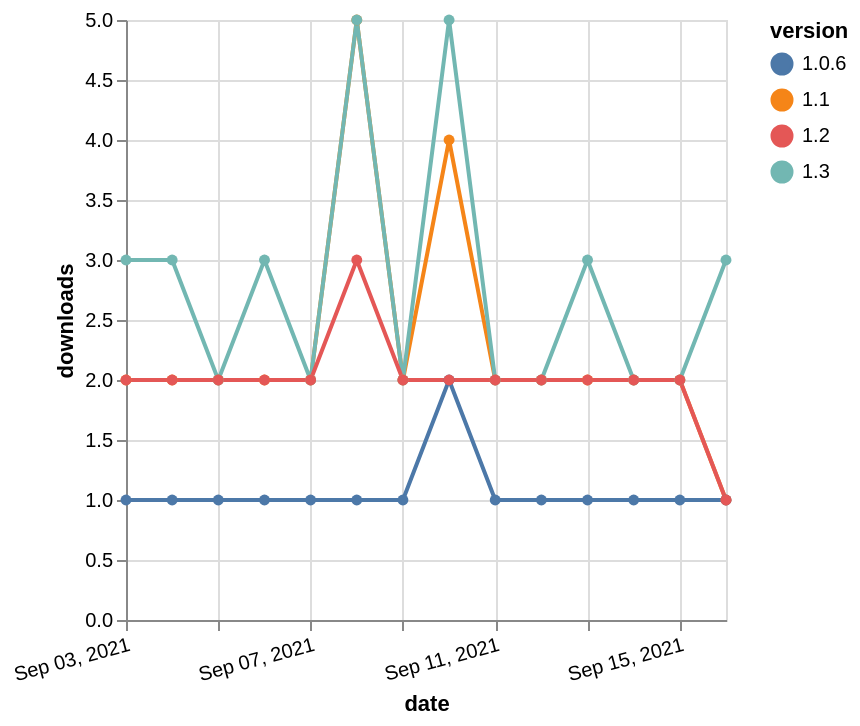

Express this chart as Vega-Lite.
### Vega-Lite specification from a JSON file in a GitHub repository (floating-point values rounded to 4 significant figures)
{"$schema": "https://vega.github.io/schema/vega-lite/v5.json", "description": "A simple bar chart with embedded data.", "data": {"values": [{"date": "2021-09-03", "total": 2809, "delta": 2, "version": "1.1"}, {"date": "2021-09-04", "total": 2811, "delta": 2, "version": "1.1"}, {"date": "2021-09-05", "total": 2813, "delta": 2, "version": "1.1"}, {"date": "2021-09-06", "total": 2815, "delta": 2, "version": "1.1"}, {"date": "2021-09-07", "total": 2817, "delta": 2, "version": "1.1"}, {"date": "2021-09-08", "total": 2822, "delta": 5, "version": "1.1"}, {"date": "2021-09-09", "total": 2824, "delta": 2, "version": "1.1"}, {"date": "2021-09-10", "total": 2828, "delta": 4, "version": "1.1"}, {"date": "2021-09-11", "total": 2830, "delta": 2, "version": "1.1"}, {"date": "2021-09-12", "total": 2832, "delta": 2, "version": "1.1"}, {"date": "2021-09-13", "total": 2834, "delta": 2, "version": "1.1"}, {"date": "2021-09-14", "total": 2836, "delta": 2, "version": "1.1"}, {"date": "2021-09-15", "total": 2838, "delta": 2, "version": "1.1"}, {"date": "2021-09-16", "total": 2839, "delta": 1, "version": "1.1"}, {"date": "2021-09-03", "total": 2308, "delta": 3, "version": "1.3"}, {"date": "2021-09-04", "total": 2311, "delta": 3, "version": "1.3"}, {"date": "2021-09-05", "total": 2313, "delta": 2, "version": "1.3"}, {"date": "2021-09-06", "total": 2316, "delta": 3, "version": "1.3"}, {"date": "2021-09-07", "total": 2318, "delta": 2, "version": "1.3"}, {"date": "2021-09-08", "total": 2323, "delta": 5, "version": "1.3"}, {"date": "2021-09-09", "total": 2325, "delta": 2, "version": "1.3"}, {"date": "2021-09-10", "total": 2330, "delta": 5, "version": "1.3"}, {"date": "2021-09-11", "total": 2332, "delta": 2, "version": "1.3"}, {"date": "2021-09-12", "total": 2334, "delta": 2, "version": "1.3"}, {"date": "2021-09-13", "total": 2337, "delta": 3, "version": "1.3"}, {"date": "2021-09-14", "total": 2339, "delta": 2, "version": "1.3"}, {"date": "2021-09-15", "total": 2341, "delta": 2, "version": "1.3"}, {"date": "2021-09-16", "total": 2344, "delta": 3, "version": "1.3"}, {"date": "2021-09-03", "total": 239, "delta": 1, "version": "1.0.6"}, {"date": "2021-09-04", "total": 240, "delta": 1, "version": "1.0.6"}, {"date": "2021-09-05", "total": 241, "delta": 1, "version": "1.0.6"}, {"date": "2021-09-06", "total": 242, "delta": 1, "version": "1.0.6"}, {"date": "2021-09-07", "total": 243, "delta": 1, "version": "1.0.6"}, {"date": "2021-09-08", "total": 244, "delta": 1, "version": "1.0.6"}, {"date": "2021-09-09", "total": 245, "delta": 1, "version": "1.0.6"}, {"date": "2021-09-10", "total": 247, "delta": 2, "version": "1.0.6"}, {"date": "2021-09-11", "total": 248, "delta": 1, "version": "1.0.6"}, {"date": "2021-09-12", "total": 249, "delta": 1, "version": "1.0.6"}, {"date": "2021-09-13", "total": 250, "delta": 1, "version": "1.0.6"}, {"date": "2021-09-14", "total": 251, "delta": 1, "version": "1.0.6"}, {"date": "2021-09-15", "total": 252, "delta": 1, "version": "1.0.6"}, {"date": "2021-09-16", "total": 253, "delta": 1, "version": "1.0.6"}, {"date": "2021-09-03", "total": 2249, "delta": 2, "version": "1.2"}, {"date": "2021-09-04", "total": 2251, "delta": 2, "version": "1.2"}, {"date": "2021-09-05", "total": 2253, "delta": 2, "version": "1.2"}, {"date": "2021-09-06", "total": 2255, "delta": 2, "version": "1.2"}, {"date": "2021-09-07", "total": 2257, "delta": 2, "version": "1.2"}, {"date": "2021-09-08", "total": 2260, "delta": 3, "version": "1.2"}, {"date": "2021-09-09", "total": 2262, "delta": 2, "version": "1.2"}, {"date": "2021-09-10", "total": 2264, "delta": 2, "version": "1.2"}, {"date": "2021-09-11", "total": 2266, "delta": 2, "version": "1.2"}, {"date": "2021-09-12", "total": 2268, "delta": 2, "version": "1.2"}, {"date": "2021-09-13", "total": 2270, "delta": 2, "version": "1.2"}, {"date": "2021-09-14", "total": 2272, "delta": 2, "version": "1.2"}, {"date": "2021-09-15", "total": 2274, "delta": 2, "version": "1.2"}, {"date": "2021-09-16", "total": 2275, "delta": 1, "version": "1.2"}]}, "width": "container", "mark": {"type": "line", "point": {"filled": true}}, "encoding": {"x": {"field": "date", "type": "temporal", "timeUnit": "yearmonthdate", "title": "date", "axis": {"labelAngle": -15}}, "y": {"field": "delta", "type": "quantitative", "title": "downloads"}, "color": {"field": "version", "type": "nominal"}, "tooltip": {"field": "delta"}}}
